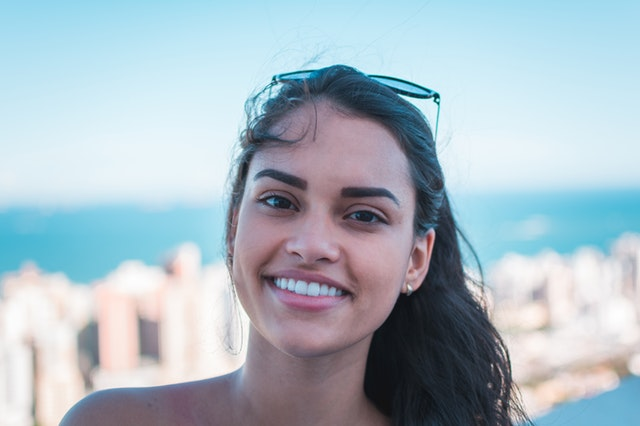
#> input picture smile.jpg, 640 x 426 px, found by its file name
$ python smile_detection_image.py
#> lines starting #> are read from the running program, lines starting #| are printed output that depends on the picture; after the words box and inside, x2 and y2 are one past the last pixel; in counts of white or black regions, pixels touching at a corner belong together
import cv2

img=cv2.imread("D:\opencv_udemy/10_smile_detection\smile.jpg")
#> img is the input picture: shape (426, 640, 3); mean B, G, R 195.2, 185.1, 169.2
face_cascade=cv2.CascadeClassifier("D:\opencv_udemy/10_smile_detection/frontalface.xml")
smile_cascade=cv2.CascadeClassifier("D:\opencv_udemy/10_smile_detection/smile.xml")

gray=cv2.cvtColor(img,cv2.COLOR_BGR2GRAY)
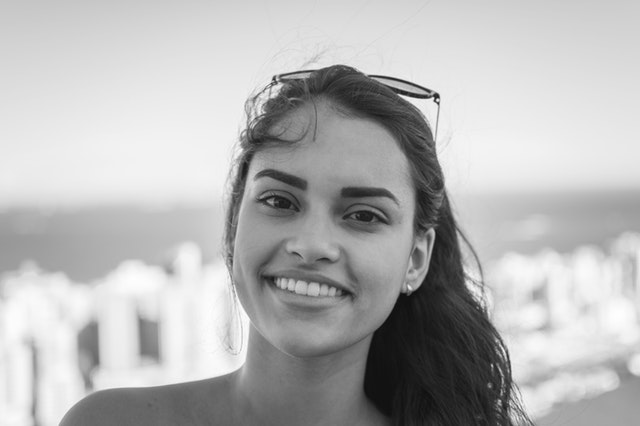
#> gray: shape (426, 640); min 12, max 255, mean 181.5

faces=face_cascade.detectMultiScale(gray,1.3,5)
#> faces = [[201, 117, 229, 229]]

for (x,y,w,h) in faces:
    cv2.rectangle(img,(x,y),(x+w,y+h),(0,0,255),3)
#> this loop made 1 pass
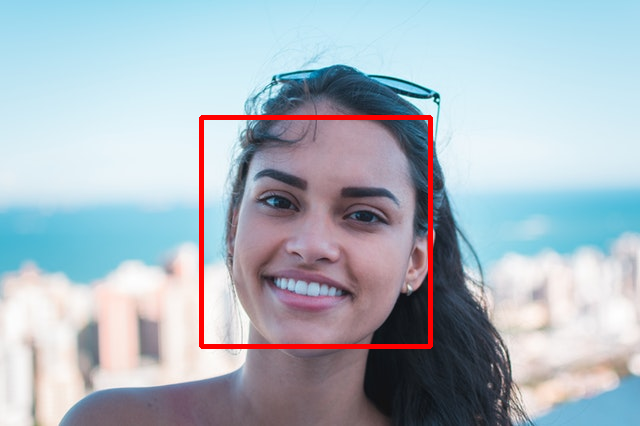
#> img: shape (426, 640, 3); 1.68% of pixels changed, all inside (x1, y1, x2, y2) = (199, 115, 433, 349)

roi_img=img[y:y+h,x:x+w]
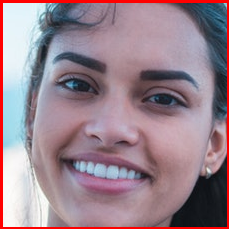
#> roi_img: shape (229, 229, 3); mean B, G, R 141.2, 130.5, 153.6
roi_gray=gray[y:y+h,x:x+w]
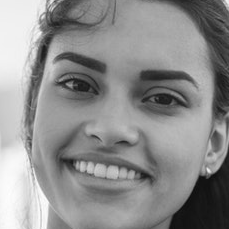
#> roi_gray: shape (229, 229); min 12, max 255, mean 141.7

smiles=smile_cascade.detectMultiScale(roi_gray,1.3,5)
#> smiles = [[52, 144, 103, 51], [41, 141, 134, 67]]

for (ex,ey,ew,eh) in smiles:
    cv2.rectangle(roi_img,(ex,ey),(ex+ew,ey+eh),(0,255,0),2)
#> this loop made 2 passes
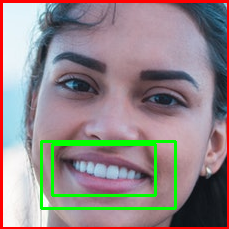
#> roi_img: shape (229, 229, 3); 4.05% of pixels changed, all inside (x1, y1, x2, y2) = (40, 140, 177, 210)


cv2.imshow("Image",img)
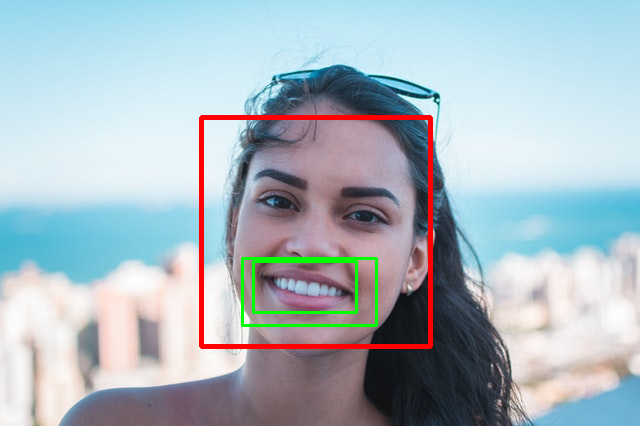
#> window 'Image': shape (426, 640, 3); mean B, G, R 191.6, 183.8, 169.9
cv2.waitKey(0)
cv2.destroyAllWindows()
